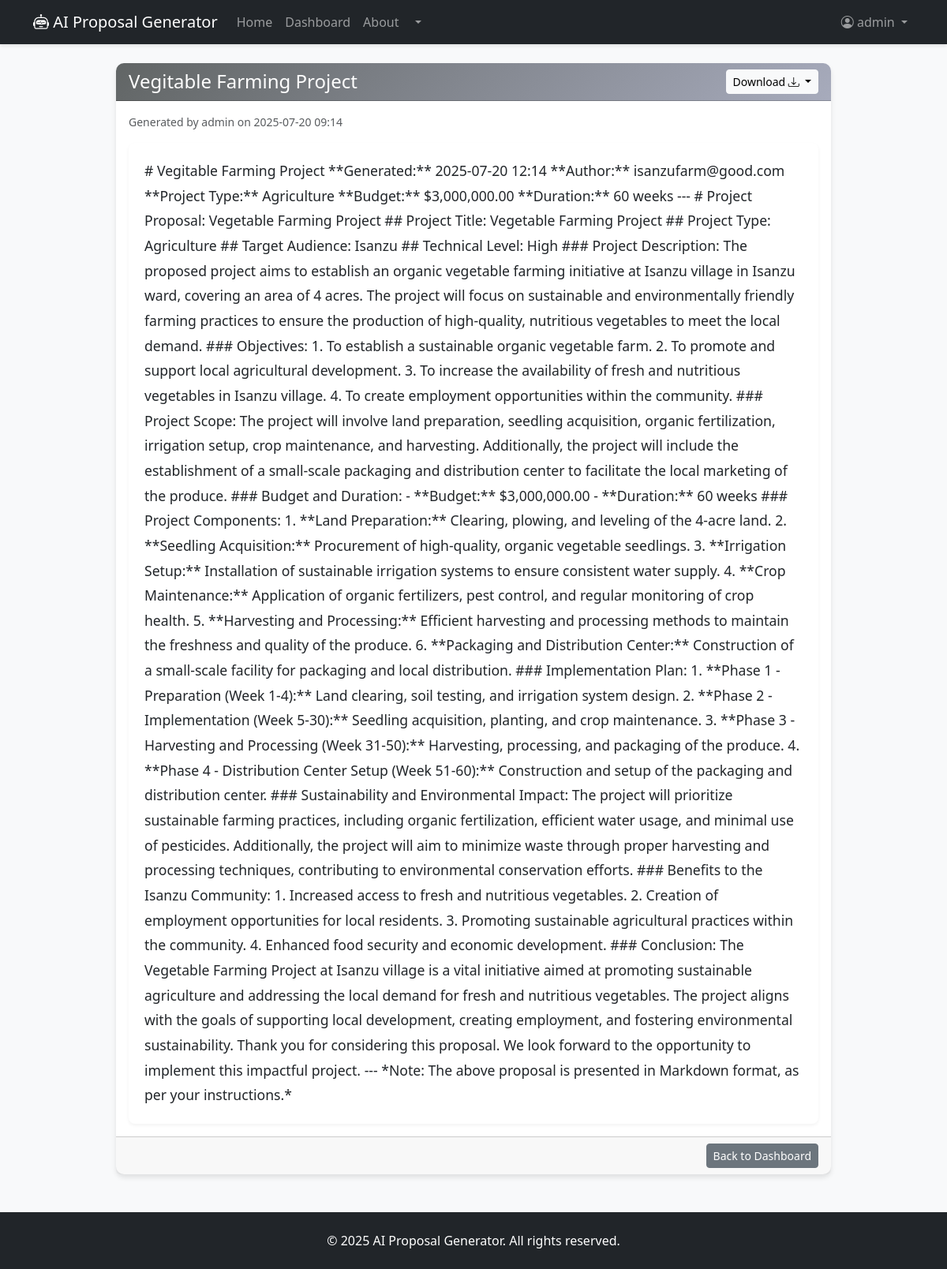
Page /proposal/10 (signed in) on the committed database.
### app/models.py (models this page shows, shortened)
class User(db.Model, UserMixin):
    id = db.Column(db.Integer, primary_key=True)
    username = db.Column(db.String(20), unique=True, nullable=False)
    email = db.Column(db.String(120), unique=True, nullable=False)
    password_hash = db.Column(db.String(128))
    proposals = db.relationship('Proposal', backref='author', lazy=True)

class Proposal(db.Model):
    id = db.Column(db.Integer, primary_key=True)
    title = db.Column(db.String(100), nullable=False)
    content = db.Column(db.Text, nullable=False)
    project_type = db.Column(db.String(50))
    generated_at = db.Column(db.DateTime, nullable=False, default=datetime.utcnow)
    user_id = db.Column(db.Integer, db.ForeignKey('user.id'), nullable=False)

### app/main/routes.py (the view)
@main_bp.route('/proposal/<int:proposal_id>')
@login_required
def view_proposal(proposal_id):
    proposal = Proposal.query.get_or_404(proposal_id)
    if proposal.user_id != current_user.id:
        flash('You are not authorized to view this proposal.', 'danger')
        return redirect(url_for('main.dashboard'))
    return render_template('main/proposal.html', proposal=proposal, datetime=datetime)

### app/models.py (called while the page is built)
@login_manager.user_loader
def load_user(user_id):
    return User.query.get(int(user_id))

### app/templates/main/proposal.html (shortened to what this page needs)
{% extends "main/base.html" %}
{% block content %}
<div class="container mt-4">
    <div class="row justify-content-center">
        <div class="col-lg-10">
            <div class="card">
                <div class="card-header d-flex justify-content-between align-items-center">
                    <h4 class="mb-0 text-white">{{ proposal.title }}</h4>
                    <div class="btn-group" role="group" aria-label="Download options">
                        <button type="button" class="btn btn-light btn-sm dropdown-toggle" data-bs-toggle="dropdown" aria-expanded="false">
                            Download <i class="bi bi-download"></i>
                        </button>
                    </div>
                </div>
                <div class="card-body">
                    <small class="text-muted d-block mb-3">Generated by {{ proposal.author.username }} on {{ moment(proposal.generated_at).format('YYYY-MM-DD HH:mm') }}</small>
                    <div class="proposal-content">
                        {{ proposal.content | safe }}
                    </div>
                </div>
                <div class="card-footer text-end">
                    <a href="{{ url_for('main.dashboard') }}" class="btn btn-secondary btn-sm">Back to Dashboard</a>
                </div>
            </div>
        </div>
    </div>
</div>
{% endblock %}

### app/templates/main/base.html (shortened to what this page needs)
<!DOCTYPE html>
<html lang="en">
<head>
    <link href="https://cdn.jsdelivr.net/npm/bootstrap@5.3.0/dist/css/bootstrap.min.css" rel="stylesheet">
    <link rel="stylesheet" href="https://cdn.jsdelivr.net/npm/bootstrap-icons@1.10.0/font/bootstrap-icons.css">
    <link rel="stylesheet" href="{{ url_for('static', filename='css/style.css') }}">
</head>
<body>
    <nav class="navbar navbar-expand-lg navbar-dark bg-dark mb-4">
        <div class="container">
            <a class="navbar-brand" href="{{ url_for('main.index') }}">
                <i class="bi bi-robot"></i> AI Proposal Generator
            </a>
            <div class="collapse navbar-collapse" id="navbarNav">
                <ul class="navbar-nav me-auto">
                    <li class="nav-item">
                        <a class="nav-link" href="{{ url_for('main.index') }}">Home</a>
                    </li>
                    <li class="nav-item">
                        <a class="nav-link" href="{{ url_for('main.dashboard') }}">Dashboard</a>
                    </li>
                    <li class="nav-item">
                        <a class="nav-link" href="{{ url_for('main.about') }}">About</a>
                    </li>
                    <li class="nav-item dropdown">
                        <a class="nav-link dropdown-toggle" href="#" data-bs-toggle="dropdown">
                        </a>
                    </li>
                </ul>
                <ul class="navbar-nav">
                    {% if current_user.is_authenticated %}
                    <li class="nav-item dropdown">
                        <a class="nav-link dropdown-toggle" href="#" id="navbarDropdown" role="button" data-bs-toggle="dropdown" aria-expanded="false">
                            <i class="bi bi-person-circle"></i> {{ current_user.username }}
                        </a>
                    </li>
                    {% endif %}
                </ul>
            </div>
        </div>
    </nav>
    <main class="container mb-5">
        {% block content %}{% endblock %}
    </main>
    <footer class="bg-dark text-white py-4 mt-5">
        <div class="container text-center">
            <p class="mb-0">&copy; {{ now.year }} AI Proposal Generator. All rights reserved.</p>
        </div>
    </footer>
</body>
</html>

### app/static/CSS/style.css (style rules this page uses)
body { font-family: 'Segoe UI', Tahoma, Geneva, Verdana, sans-serif; background-color: #f8f9fa; color: #212529; }
.navbar { box-shadow: 0 2px 4px rgba(0,0,0,.1); }
.card { border: none; border-radius: 10px; box-shadow: 0 4px 6px rgba(0,0,0,.1); transition: transform 0.3s ease; }
.card-header { border-radius: 10px 10px 0 0 !important; background: linear-gradient(135deg, #616565 0%, #a7abbc 100%); //background: linear-gradient(135deg, #667eea 0%, #764ba2 100%); color: white; }
.proposal-content { line-height: 1.8; font-size: 1.1rem; padding: 20px; background-color: #ffffff; border-radius: 8px; box-shadow: 0 2px 4px rgba(0,0,0,.05); }

### rows in the picture
User: username "admin", author.username "admin"
Proposal: title "Vegitable Farming Project", generated_at "2025-07-20 09:14", content "# Vegitable Farming Project **Generated:** 2025-07-20 12:14 **Author:** isanzufarm@good.com **Project Type:** Agriculture **Budget:** $3,000,000.00 **Duration:** 60 weeks --- # Project Proposal: Vegetable Farming Project ## Project Title: Vegetable Farming Project ## Project Type: Agriculture ## Target Audience: Isanzu ## Technical Level: High ### Project Description: The proposed project aims to establish an organic vegetable farming initiative at Isanzu village in Isanzu ward, covering an area of 4 acres. The project will focus on sustainable and environmentally friendly farming practices to ensure the production of high-quality, nutritious vegetables to meet the local demand. ###…"
